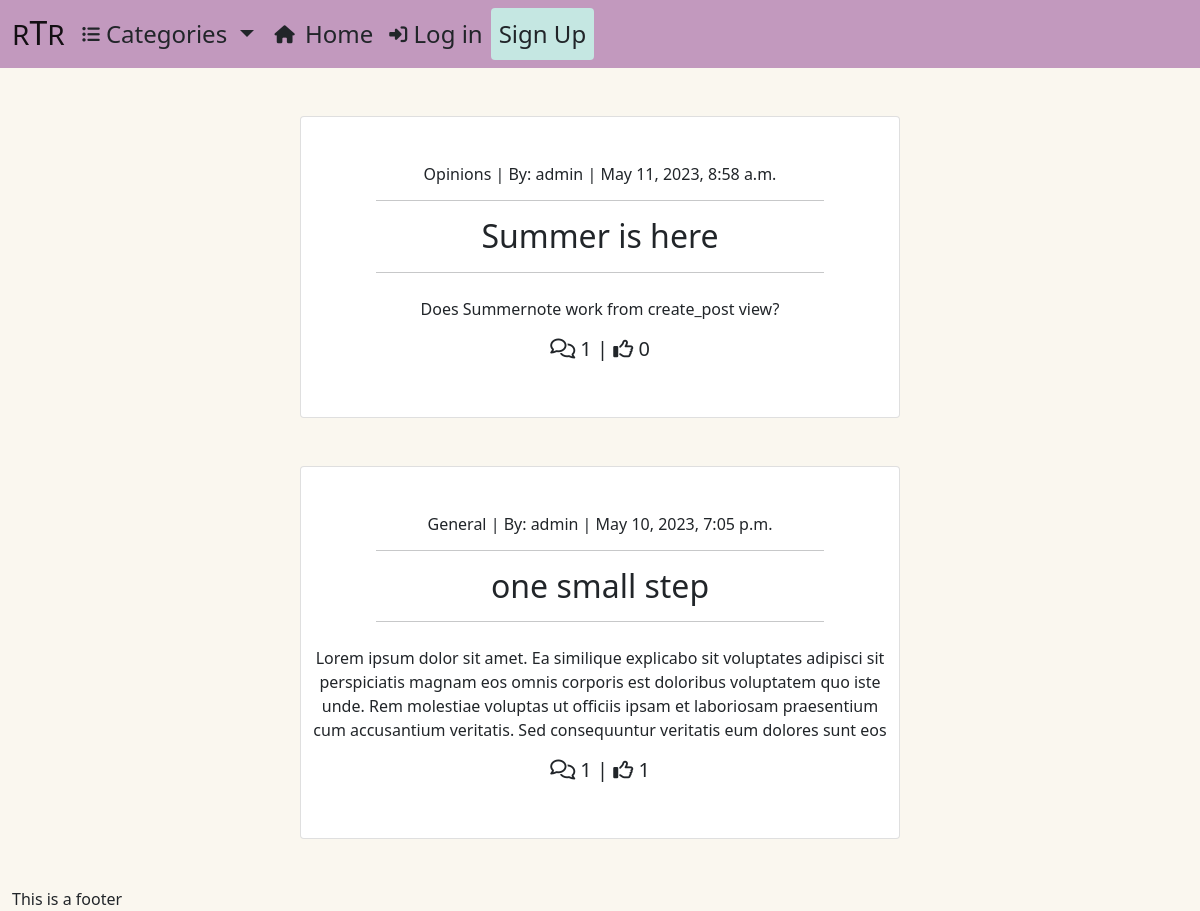
Before: / with the older database file.
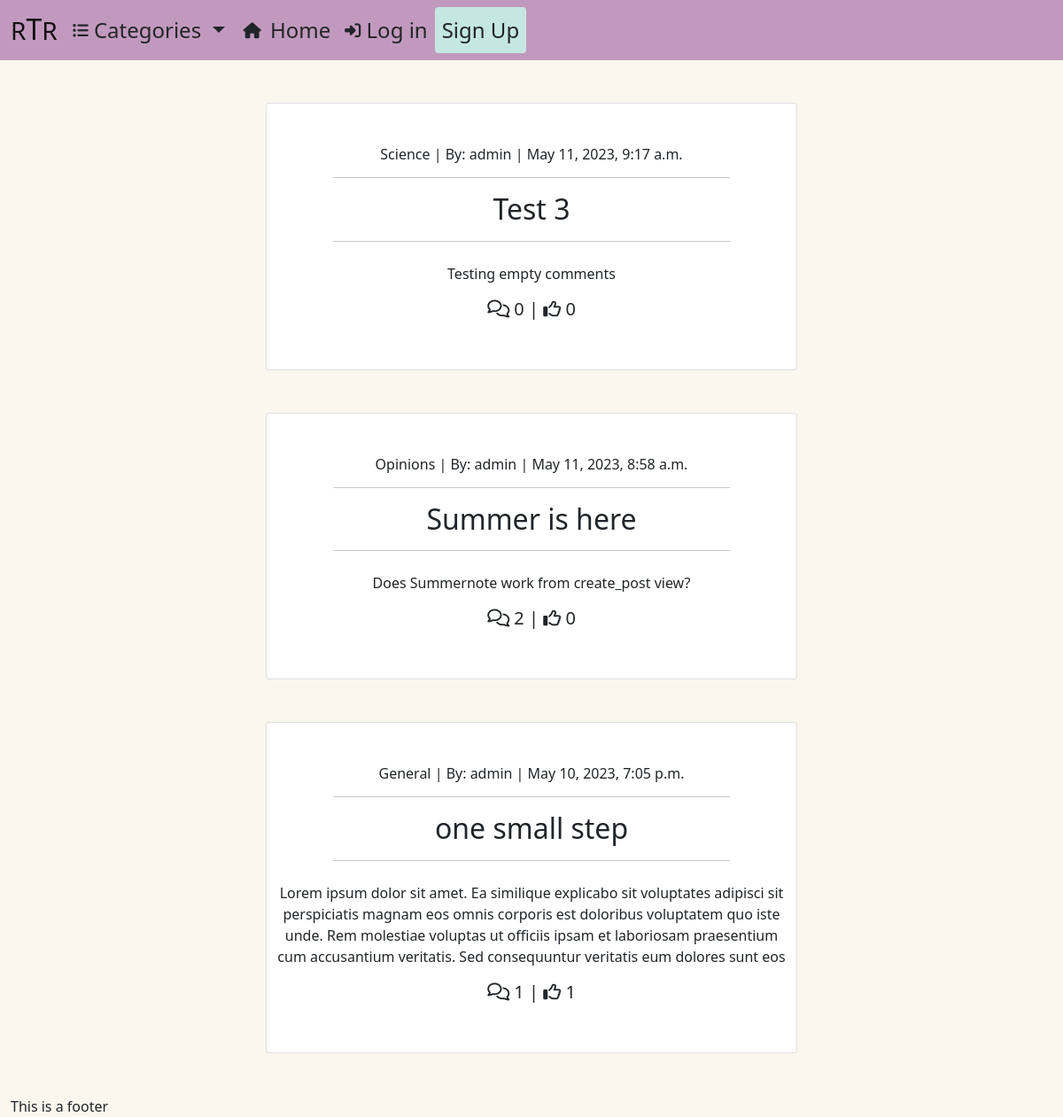
After: the same page with the newer database file.
### newssite/models.py (models this page shows, shortened)
class Post(models.Model):
    title = models.CharField(max_length=200, unique=True)
    slug = models.SlugField(max_length=200, unique=True)
    author = models.ForeignKey(User,
                               on_delete=models.CASCADE,
                               related_name='posts')
    updated_on_date = models.DateTimeField(auto_now=True)
    content = models.TextField()
    category = models.ForeignKey(Category,
                                 max_length=30,
                                 null=True,
                                 blank=True,
                                 on_delete=models.SET_NULL)
    featured_image = CloudinaryField('image', default='placeholder')
    excerpt = models.TextField(max_length=300,
                               blank=True)
    created_on = models.DateTimeField(auto_now_add=True)
    status = models.IntegerField(choices=STATUS, default=1)
    likes = models.ManyToManyField(User,
                                   related_name='likes',
                                   blank=True)
    class Meta:
        ordering = ['-created_on']

class Category(models.Model):
    class Meta:
        verbose_name_plural = 'Categories'
    name = models.CharField(max_length=254)
    friendly_name = models.CharField(max_length=254,
                                     null=True,
                                     blank=True)

### newssite/views.py (the view)
# urls.py: path('', views.PostList.as_view(), name="index"),
class PostList(generic.ListView):
    model = Post
    queryset = Post.objects.filter(status=1).order_by("-created_on")
    template_name = "newssite/index.html"
    paginate_by = 10

### newssite/templates/newssite/index.html (shortened to what this page needs)
{% extends "base.html" %}
{% load static %}
{% block content %}
<div class="container-fluid p-0">
    <div class="row g-0">
        <div class="col-md-8 col-lg-6 offset-md-2 offset-lg-3 text-center">
            {% for post in post_list %}
                    <div class="card mt-5 card-border">
                        <a href="{% url 'post_detail' post.slug  %}"
                           class="post-detail-link d-block my-5 text-dark text-decoration-none">
                            <h6>{{ post.category.friendly_name }} | By: {{ post.author }}
                                <span class="post-date"> | {{ post.created_on }}</span>
                            </h6>
                            <hr class="w-75" style="margin-left: 12.5%;">
                            <h2 class="card-title">{{ post.title }}</h2>
                            <hr class="w-75" style="margin-left: 12.5%;">
                        {% if post.excerpt %}
                            <p class="mt-4 mx-2">{{ post.excerpt }}</p>
                        {% endif %}
                        <h5>
                            <span><i class="fa-regular fa-comments"></i> {{ post.comments.count }}</span> |
                            <span><i class="fa-regular fa-thumbs-up"></i> {{ post.likes.count }}</span>
                        </h5>
                    </div>
            {% endfor %}
        </div>
    </div>
</div>
{% endblock %}

Changed rows visible on the page:
added Post: category.friendly_name "Science", author "admin", created_on "May 11, 2023, 9:17 a.m.", title "Test 3", excerpt "Testing empty comments", comments.count "0", likes.count "0"
computed for Post "Summer is here": comments.count "1" → "2"
